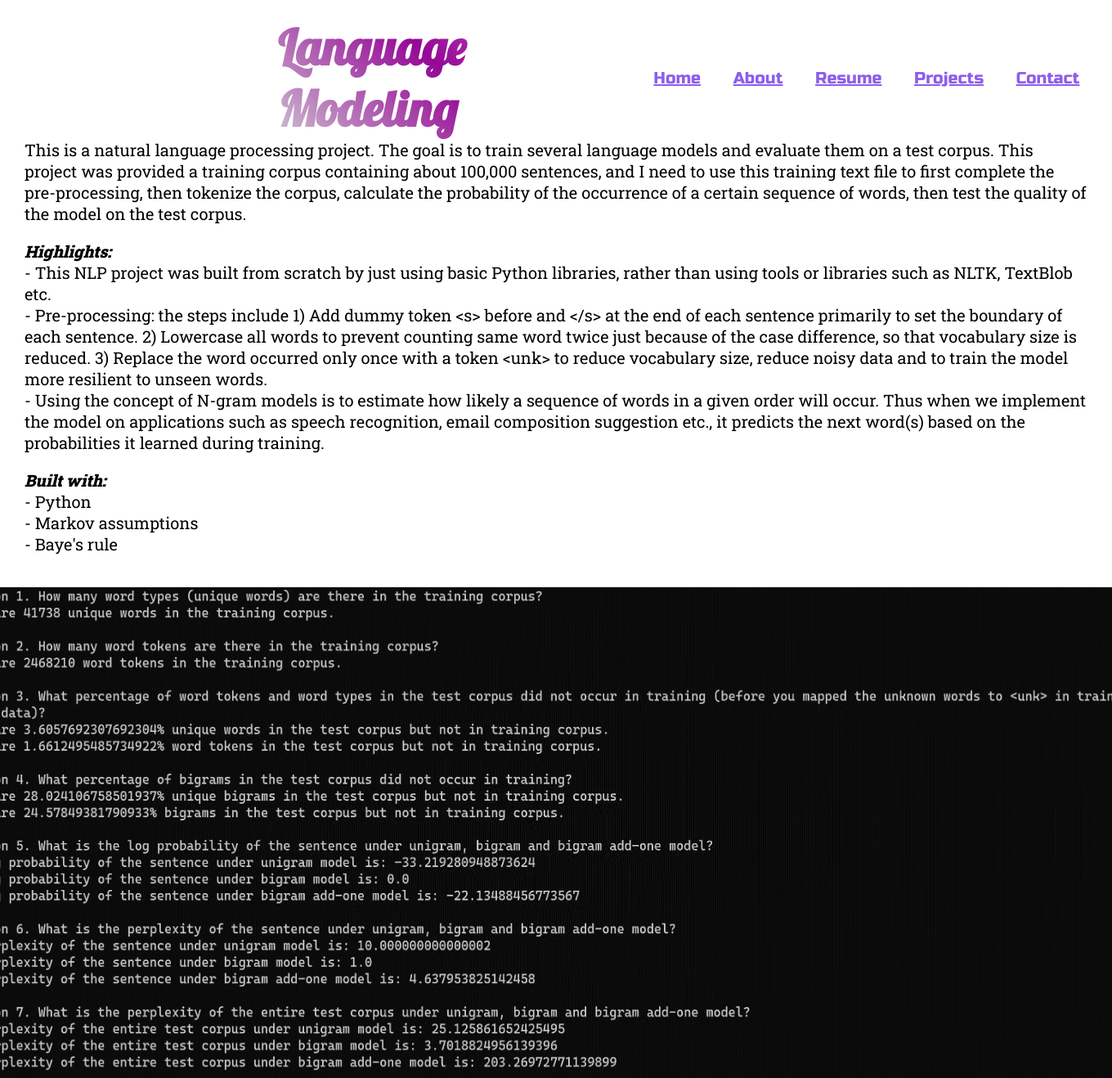
Page /projects/project/3/ on the committed database.
### app/models.py (models this page shows, shortened)
class Project(models.Model): #inheriting functionality and features provided by the Model class from the
    screenshot = models.ImageField(upload_to=path1, blank=True, null=True)
    title = models.CharField(max_length=20)
    description = models.TextField()
    youtube = models.URLField(blank=True, null=True)
    def formatted_description(self):
        return mark_safe(self.description)

### app/views.py (the view)
# urls.py: path('projects/project/<str:pk>/', views.project, name='project'),
def project(request, pk):
    projects = Project.objects.get(id=pk)
    context = {'project': projects}
    return render(request, "project.html", context)

### templates/project.html (shortened to what this page needs)
{% extends 'base.html' %}
{%load static%}
{% block fullname %}<h1 class="projtitle">{{project.title}} </h1>{% endblock fullname %}
{% block content %}
    <div class="project-detail">
        <div class="project-detailsub">
            <p class="desc">{{ project.formatted_description|linebreaks|safe}}</p>
            {% if project.screenshot %}
                <div class="picarea">
                    <img src="{{project.screenshot.url}}" alt="{{ project.title }}" class="project-{{ project.id }}">
                </div>
            {% elif project.youtube %}
                <iframe width="560" height="315" src="{{ project.youtube }}" title="YouTube video player" frameborder="0" allow="accelerometer; autoplay; clipboard-write; encrypted-media; gyroscope; picture-in-picture; web-share" allowfullscreen></iframe>
            {% else %}
                <p>No media available.</p>
            {% endif %}
        </div>
    </div>
{% endblock content %}

### static/assets/css/style_v1.css (style rules this page uses)
* { margin: 0px; padding: 0px; box-sizing: border-box; }
.picarea { display: flex; justify-content: center; }
.projtitle { margin-left: 300px; font-family: 'Lobster', cursive; font-size: 60px; position: relative; background: linear-gradient(45deg, #cec0d0, #950897, #d882d6); background-clip: text; -webkit-background-clip: text; color: transparent; animation: shining 4s infinite; }
.desc { margin-top: 20px; font-size: 40px; }
.project-detail { display: flex; justify-content: center; }
.project-detailsub { display: flex; flex-direction: column; width: 1300px; }
.project-detail p { margin-bottom: 20px; font-size: 20px; font-family: 'Roboto Slab', serif; }
.special-word { font-weight: 900; font-style: italic; }
.project-3 { width:1500px; height: 600px; }

### rows in the picture
Project: formatted_description "This is a natural language processing project. The goal is to train several language models and evaluate them on a test corpus. This project was provided a training corpus containing about 100,000 sentences, and I need to use this training text file to first complete the pre-processing, then tokenize the corpus, calculate the probability of the occurrence of a certain sequence of words, then test the quality of the model on the test corpus. Highlights: - This NLP project was built from scratch by just using basic Python libraries, rather than using tools or libraries such as NLTK, TextBlob etc. - Pre-processing: the steps include 1) Add dummy token <s> before and </s> at the end of each…", screenshot (picture)
